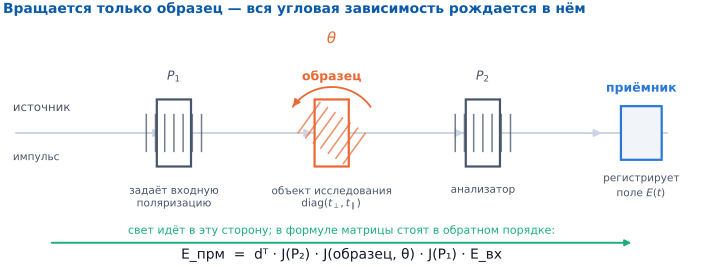

Generate this figure with Python:
# -*- coding: utf-8 -*-
"""Рис. 1.1 — схема измерения на языке матриц Джонса.

Показывает порядок элементов в тракте (поляризатор -> образец под углом theta ->
анализатор -> приёмник) и то, что вращается только образец: вся угловая зависимость
наблюдаемой рождается в нём. Отдельно подчёркнут порядок сомножителей — свет идёт
слева направо, матрицы в формуле стоят справа налево.

Схема, а не расчёт: никаких данных не используется.
"""

import numpy as np

import pstyle as ps
import matplotlib.pyplot as plt
from matplotlib.patches import FancyArrowPatch, Rectangle

fig, ax = plt.subplots(figsize=(7.4, 2.9))
ax.set_xlim(-0.4, 10.4)
ax.set_ylim(-2.05, 1.75)
ax.axis("off")

BEAM_Y = 0.0

# --- луч ---
ax.plot([-0.2, 9.7], [BEAM_Y, BEAM_Y], color=ps.GRID, lw=1.4, zorder=1)
for x in (1.7, 4.0, 6.3, 8.4):
    ax.add_patch(FancyArrowPatch((x, BEAM_Y), (x + 0.35, BEAM_Y), arrowstyle="-|>",
                                 mutation_scale=11, color=ps.GRID, lw=1.4, zorder=1))


def element(x, angle_deg, color, label, sub, rotating=False):
    """Элемент тракта: наклонная штриховка = проволоки, подпись сверху и снизу."""
    w, h = 0.52, 1.05
    ax.add_patch(Rectangle((x - w / 2, BEAM_Y - h / 2), w, h, facecolor="white",
                           edgecolor=color, lw=1.6, zorder=3))
    a = np.deg2rad(angle_deg)
    for s in np.linspace(-0.42, 0.42, 7):
        # штрихи внутри рамки: направление = ориентация проволок
        dx, dy = 0.30 * np.cos(a), 0.30 * np.sin(a)
        px, py = x - s * np.sin(a), BEAM_Y + s * np.cos(a)
        ax.plot([px - dx, px + dx], [py - dy, py + dy], color=color, lw=1.1,
                alpha=0.75, zorder=4, solid_capstyle="butt")
    ax.text(x, BEAM_Y + 0.78, label, ha="center", va="bottom", fontsize=9,
            color=color, fontweight="bold")
    ax.text(x, BEAM_Y - 0.80, sub, ha="center", va="top", fontsize=7.6,
            color=ps.INK_2, linespacing=1.3)
    if rotating:
        # дуга поворота — единственный подвижный элемент схемы
        arc = np.linspace(np.deg2rad(35), np.deg2rad(145), 60)
        ax.plot(x + 0.72 * np.cos(arc), BEAM_Y + 0.72 * np.sin(arc),
                color=ps.S2, lw=1.3, zorder=5)
        ax.add_patch(FancyArrowPatch((x + 0.72 * np.cos(arc[-2]),
                                      BEAM_Y + 0.72 * np.sin(arc[-2])),
                                     (x + 0.72 * np.cos(arc[-1]),
                                      BEAM_Y + 0.72 * np.sin(arc[-1])),
                                     arrowstyle="-|>", mutation_scale=10,
                                     color=ps.S2, lw=1.3, zorder=5))
        ax.text(x, BEAM_Y + 1.34, r"$\theta$", ha="center", va="bottom",
                fontsize=11, color=ps.S2)


# --- источник ---
ax.text(-0.25, BEAM_Y + 0.30, "источник", ha="left", va="bottom", fontsize=8.5,
        color=ps.INK_2)
ax.text(-0.25, BEAM_Y - 0.30, "импульс", ha="left", va="top", fontsize=7.6,
        color=ps.INK_2)

element(2.2, 90, ps.INK_2, "$P_1$", "задаёт входную\nполяризацию")
element(4.6, 55, ps.S2, "образец", "объект исследования\n$\\mathrm{diag}(t_\\perp, t_\\parallel)$",
        rotating=True)
element(6.9, 90, ps.INK_2, "$P_2$", "анализатор")

# --- приёмник ---
ax.add_patch(Rectangle((9.0, BEAM_Y - 0.42), 0.62, 0.84, facecolor=ps.PANEL,
                       edgecolor=ps.S1, lw=1.6, zorder=3))
ax.text(9.31, BEAM_Y + 0.60, "приёмник", ha="center", va="bottom", fontsize=9,
        color=ps.S1, fontweight="bold")
ax.text(9.31, BEAM_Y - 0.62, "регистрирует\nполе $E(t)$", ha="center", va="top",
        fontsize=7.6, color=ps.INK_2, linespacing=1.3)

# --- порядок сомножителей ---
ax.annotate("", xy=(9.2, -1.72), xytext=(0.3, -1.72),
            arrowprops=dict(arrowstyle="-|>", color=ps.S3, lw=1.4))
ax.text(4.75, -1.62, "свет идёт в эту сторону; в формуле матрицы стоят "
                     "в обратном порядке:", ha="center", va="bottom",
        fontsize=8, color=ps.S3)
# Формула набирается обычным текстом, а не mathtext: последний не понимает ни
# \mathsf, ни кириллицу внутри \mathrm, а индексы здесь русские.
ax.text(4.75, -2.02, "E_прм  =  dᵀ · J(P₂) · J(образец, θ) · J(P₁) · E_вх",
        ha="center", va="bottom", fontsize=10, color=ps.INK)

ax.set_title("Вращается только образец — вся угловая зависимость рождается в нём",
             color=ps.TITLE, fontsize=10, loc="left", fontweight="bold", pad=6)

fig.tight_layout()
ps.save(fig, "fig01_cascade")
